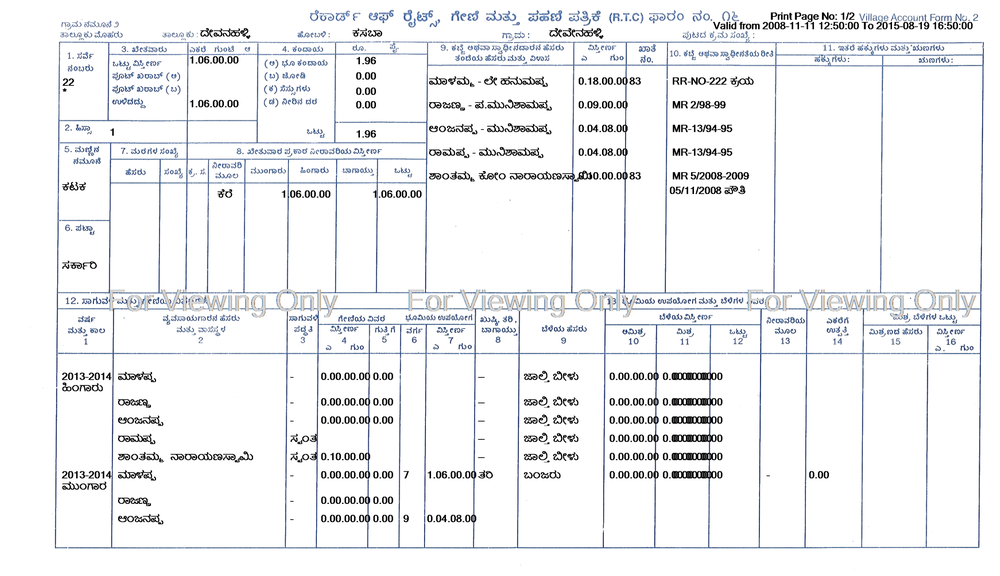
#> input picture assests/RTC1.png, 1000 x 576 px, shrunk from 2787 x 1606 before the run, found by its file name
$ jupyter execute --allow-errors OCR.ipynb
#> lines starting #> are read from the running program, lines starting #| are printed output that depends on the picture; after the words box and inside, x2 and y2 are one past the last pixel; in counts of white or black regions, pixels touching at a corner belong together
[cell 1]
import pytesseract
from PIL import Image, ImageEnhance
import cv2
import numpy as np

# Set the correct path to Tesseract executable
pytesseract.pytesseract.tesseract_cmd = r"C:\Users\Ananya K\AppData\Local\Programs\Tesseract-OCR\tesseract.exe"

# Load image
image_path = r"D:\projects\rtc_tracker\assests\RTC1.png"
image = Image.open(image_path)
#> image is the input picture: PIL image 1000x576 RGBA; mean R, G, B, A 239.7, 240.7, 242.6, 255

# Convert image to grayscale
image = image.convert("L")
#> image: PIL image 1000x576 L

# Convert the image to an OpenCV format for better image manipulation
opencv_image = np.array(image)

# Denoise the image with Gaussian Blur
opencv_image = cv2.GaussianBlur(opencv_image, (5, 5), 0)
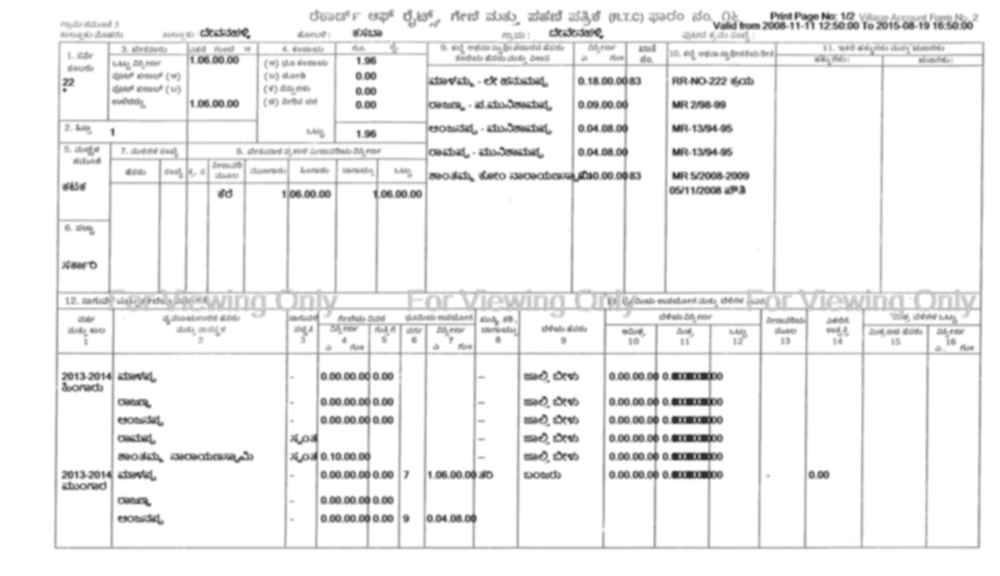
#> opencv_image: shape (576, 1000); min 38, max 255, mean 240.6

# Apply thresholding to further clean up the image
_, opencv_image = cv2.threshold(opencv_image, 150, 255, cv2.THRESH_BINARY_INV)
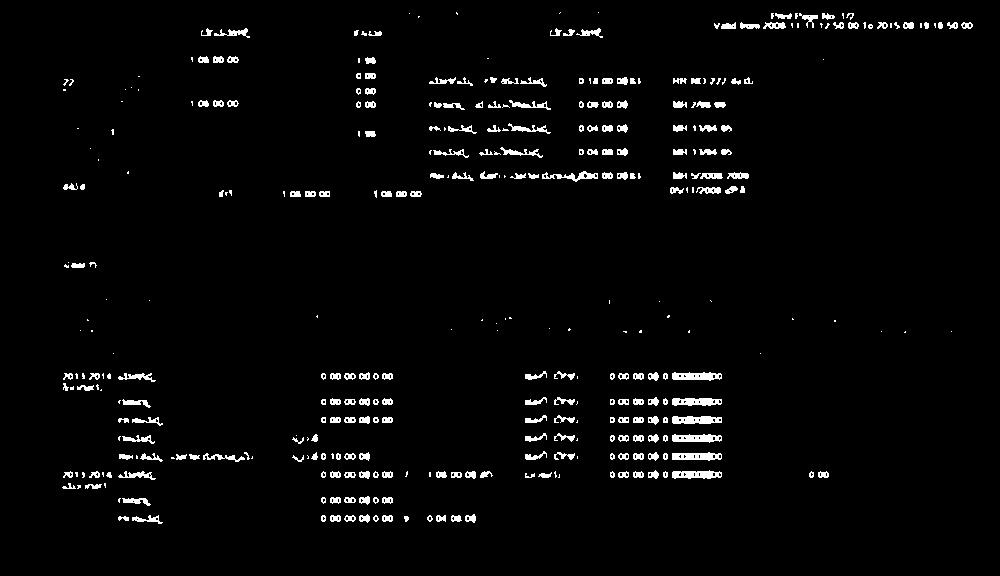
#> opencv_image: shape (576, 1000); 2.8% white; 364 white regions (125 under 20 px), largest, box (x1, y1, x2, y2) and area: (672, 416, 722, 424) 332, (672, 372, 722, 381) 326, (672, 434, 722, 443) 326

# Convert back to PIL image
image = Image.fromarray(opencv_image)

# Increase contrast for better readability
enhancer = ImageEnhance.Contrast(image)
image = enhancer.enhance(2)  # Adjust this factor to your needs

# Use Tesseract OCR with custom configuration for better accuracy
custom_config = r'--oem 3 --psm 6'
#> (the rest of this cell did not finish here and is left out)

$ run again, with assests/RTC3.png copied over assests/RTC1.png
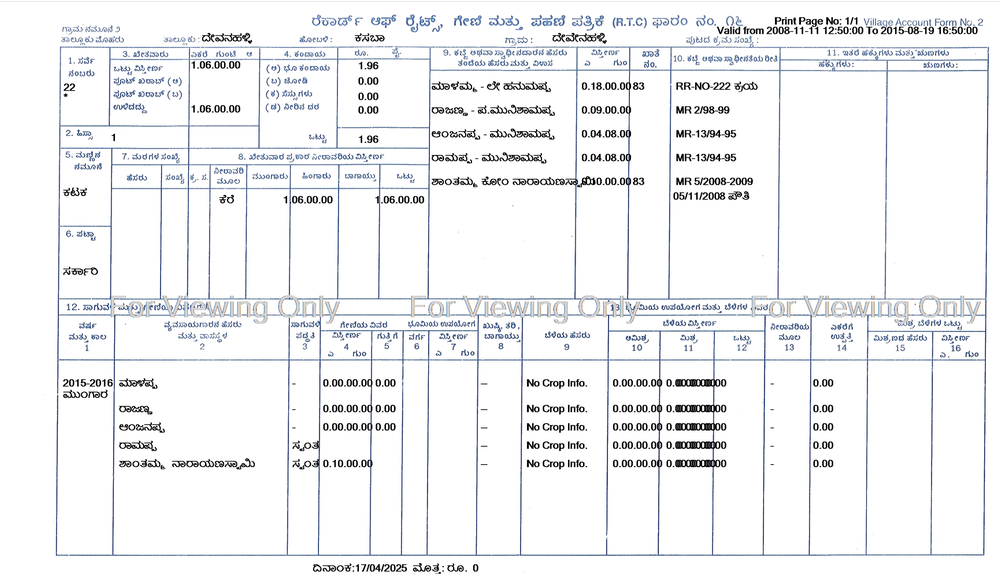
#> input picture assests/RTC3.png, 1000 x 576 px, shrunk from 2775 x 1598 before the run, found by its file name
#> image is the input picture: PIL image 1000x576 RGBA; mean R, G, B, A 240.1, 241.2, 243.1, 255
#> image: PIL image 1000x576 L
#> `opencv_image = cv2.GaussianBlur(opencv_image, (5, 5), 0)`:
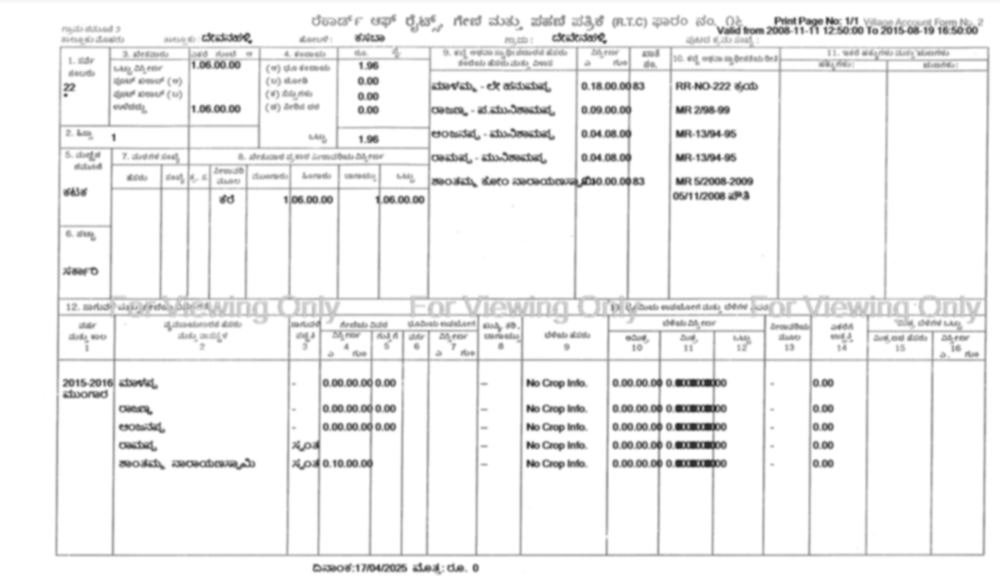
#> opencv_image: shape (576, 1000); min 43, max 255, mean 241.1
#> `_, opencv_image = cv2.threshold(opencv_image, 150, 255, cv2.THRESH_BIN..`:
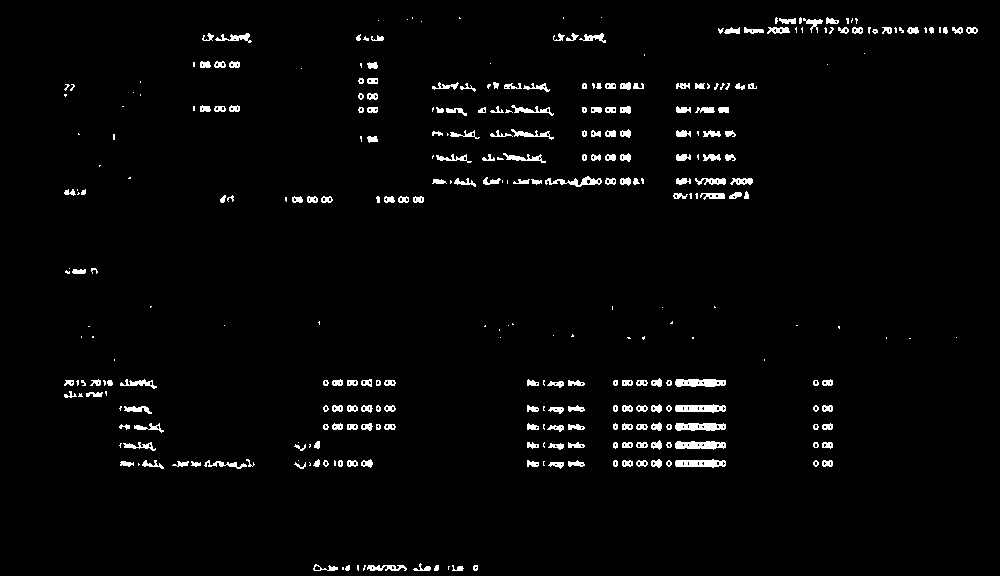
#> opencv_image: shape (576, 1000); 2.6% white; 332 white regions (115 under 20 px), largest, box (x1, y1, x2, y2) and area: (675, 441, 726, 450) 342, (675, 379, 726, 387) 338, (675, 423, 726, 431) 333

$ run again, with assests/rtc2.png copied over assests/RTC1.png
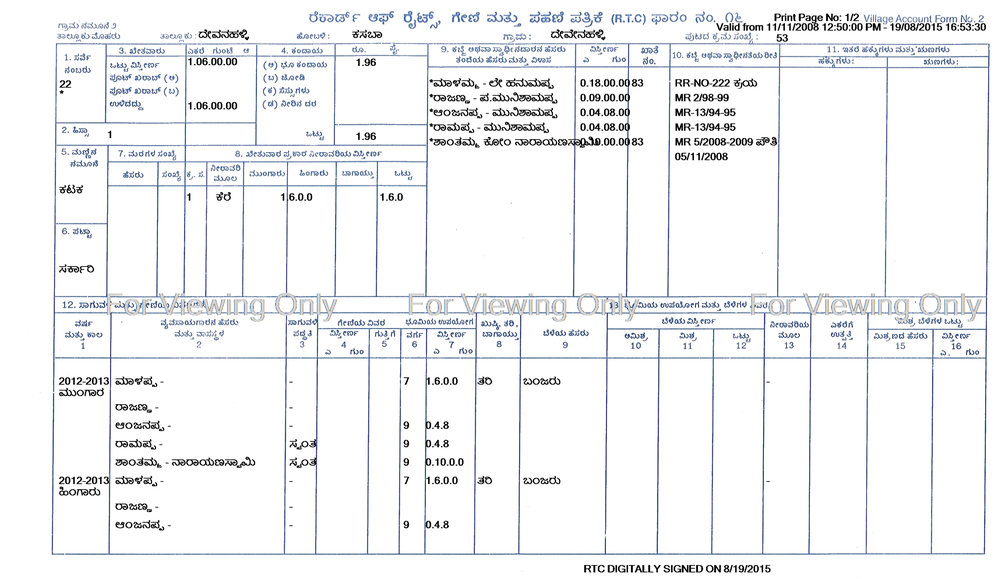
#> input picture assests/rtc2.png, 1000 x 579 px, shrunk from 2761 x 1599 before the run, found by its file name
#> image is the input picture: PIL image 1000x579 RGBA; mean R, G, B, A 241.4, 242.4, 244.3, 255
#> image: PIL image 1000x579 L
#> `opencv_image = cv2.GaussianBlur(opencv_image, (5, 5), 0)`:
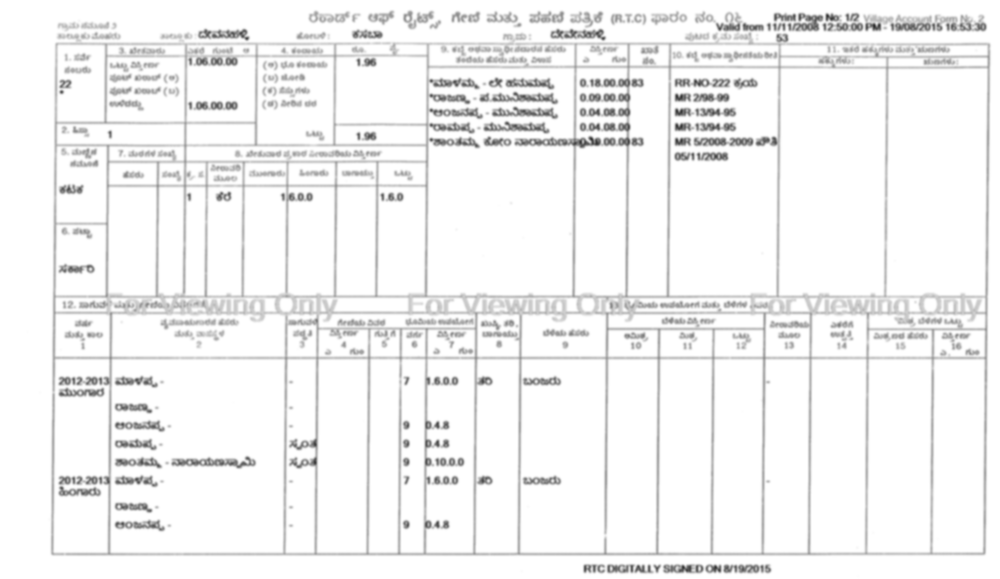
#> opencv_image: shape (579, 1000); min 48, max 255, mean 242.3
#> `_, opencv_image = cv2.threshold(opencv_image, 150, 255, cv2.THRESH_BIN..`:
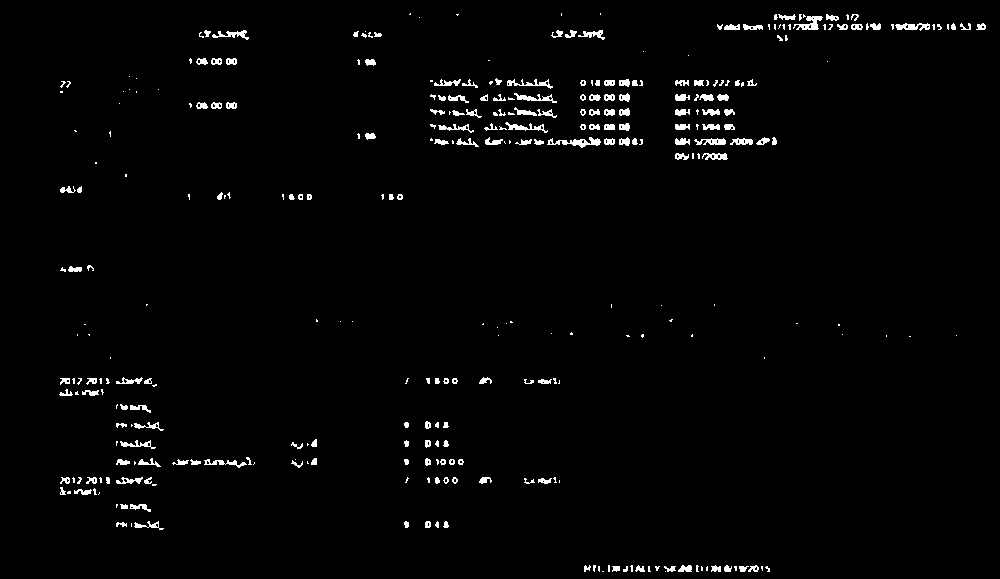
#> opencv_image: shape (579, 1000); 1.9% white; 331 white regions (158 under 20 px), largest, box (x1, y1, x2, y2) and area: (547, 137, 601, 148) 251, (793, 16, 823, 30) 204, (895, 23, 930, 31) 170
